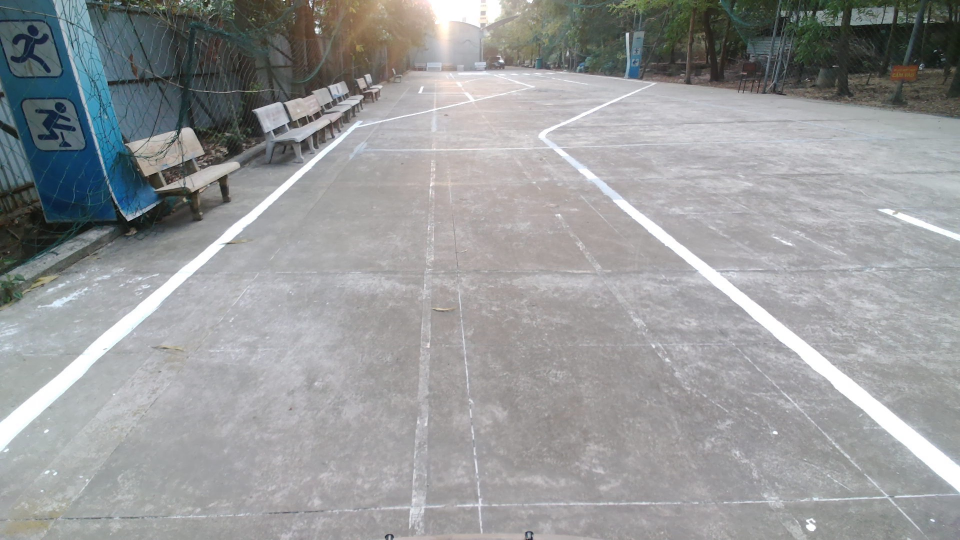
#> input picture lane detect/test_0/frame_0.jpg, 1920 x 1080 px, given in place of test (3).mp4, which was not available (shown at 1/2 size)
$ python main.py   (older library calls are emulated)
#> lines starting #> are read from the running program, lines starting #| are printed output that depends on the picture; pictures that were not available may be replaced by others from this repository, and a replacement may not be noted
import pickle
import time
import cv2
import numpy as np

def undistort(img, cal_dir='camera_calib/cal_pickle.p'):
    with open(cal_dir, mode='rb') as f:
        file = pickle.load(f)
    mtx = file['mtx']
    dist = file['dist']
    dst = cv2.undistort(img, mtx, dist, None, mtx)
    return dst

def pipeline(img, s_thresh=(180, 255), sx_thresh=(60, 255)):
    img = undistort(img)
    hls = cv2.cvtColor(img, cv2.COLOR_RGB2HLS).astype(np.float64)
    l_channel = hls[:, :, 1]
    s_channel = hls[:, :, 2]
    h_channel = hls[:, :, 0]
    sobelx = cv2.Sobel(l_channel, cv2.CV_64F, 1, 1)  # Take the derivative in x
    abs_sobelx = np.absolute(sobelx)  # Absolute x derivative to accentuate lines away from horizontal
    scaled_sobel = np.uint8(255 * abs_sobelx / np.max(abs_sobelx))
    sxbinary = np.zeros_like(scaled_sobel)
    sxbinary[(scaled_sobel >= sx_thresh[0]) & (scaled_sobel <= sx_thresh[1])] = 1
    s_binary = np.zeros_like(s_channel)
    s_binary[(s_channel >= s_thresh[0]) & (s_channel <= s_thresh[1])] = 1
    combined_binary = np.zeros_like(sxbinary)
    combined_binary[(s_binary == 1) | (sxbinary == 1)] = 1
    return combined_binary

def perspective_warp(img,
                     dst_size=(1080, 720),
                     src=np.float32([(0, 0.6), (0.25, 0.32), (0.75, 0.32), (1.05, 0.6)]),
                     dst=np.float32([(0, 0.72), (0, 0), (1.05, 0), (1.05, 0.72)])):
    img_size = np.float32([(img.shape[1], img.shape[0])])
    src = src * img_size
    dst = dst * np.float32(dst_size)
    M = cv2.getPerspectiveTransform(src, dst)
    warped = cv2.warpPerspective(img, M, dst_size)
    return warped

def inv_perspective_warp(img,
                         dst_size=(1080, 720),
                         src=np.float32([(0, 0.72), (0, 0), (1.05, 0), (1.05, 0.72)]),
                         dst=np.float32([(0, 0.6), (0.25, 0.32), (0.75, 0.32), (1.05, 0.6)])):
    img_size = np.float32([(img.shape[1], img.shape[0])])
    src = src * img_size
    dst = dst * np.float32(dst_size)
    M = cv2.getPerspectiveTransform(src, dst)
    warped = cv2.warpPerspective(img, M, dst_size)
    return warped

def get_hist(img):
    hist = np.sum(img[img.shape[0] // 2:, :], axis=0)
    return hist


def sliding_window(img, nwindows=12, margin=70, minpix=100, draw_windows=True):
    out_img = np.dstack((img, img, img)) * 255
    histogram = get_hist(img)
    midpoint = int(histogram.shape[0] // 2)
    leftx_base = np.argmax(histogram[:midpoint])
    rightx_base = np.argmax(histogram[midpoint:]) + midpoint
    window_height = int(img.shape[0] / nwindows)
    nonzero = img.nonzero()
    nonzeroy = np.array(nonzero[0])
    nonzerox = np.array(nonzero[1])
    leftx_current = leftx_base
    rightx_current = rightx_base
    left_lane_inds = []
    right_lane_inds = []

    for window in range(nwindows):
        win_y_low = img.shape[0] - (window + 1) * window_height
        win_y_high = img.shape[0] - window * window_height
        win_xleft_low = leftx_current - margin
        win_xleft_high = leftx_current + margin
        win_xright_low = rightx_current - margin
        win_xright_high = rightx_current + margin
        if draw_windows:
            cv2.rectangle(out_img, (win_xleft_low, win_y_low), (win_xleft_high, win_y_high),
                          (0, 0, 255), 3)
            cv2.rectangle(out_img, (win_xright_low, win_y_low), (win_xright_high, win_y_high),
                          (255, 0, 0), 3)
        good_left_inds = ((nonzeroy >= win_y_low) & (nonzeroy < win_y_high) &
                          (nonzerox >= win_xleft_low) & (nonzerox < win_xleft_high)).nonzero()[0]
        good_right_inds = ((nonzeroy >= win_y_low) & (nonzeroy < win_y_high) &
                           (nonzerox >= win_xright_low) & (nonzerox < win_xright_high)).nonzero()[0]
        left_lane_inds.append(good_left_inds)
        right_lane_inds.append(good_right_inds)
        if len(good_left_inds) > minpix:
            leftx_current = int(np.mean(nonzerox[good_left_inds]))
        if len(good_right_inds) > minpix:
            rightx_current = int(np.mean(nonzerox[good_right_inds]))

    left_lane_inds = np.concatenate(left_lane_inds)
    right_lane_inds = np.concatenate(right_lane_inds)
    leftx = nonzerox[left_lane_inds]
    lefty = nonzeroy[left_lane_inds]
    rightx = nonzerox[right_lane_inds]
    righty = nonzeroy[right_lane_inds]
    left_fit = np.polyfit(lefty, leftx, 2)
    right_fit = np.polyfit(righty, rightx, 2)

    ploty = np.linspace(0, img.shape[0] - 1, img.shape[0])
    left_fitx = left_fit[0] * ploty ** 2 + left_fit[1] * ploty + left_fit[2]
    right_fitx = right_fit[0] * ploty ** 2 + right_fit[1] * ploty + right_fit[2]
    out_img[nonzeroy[left_lane_inds], nonzerox[left_lane_inds]] = [255, 0, 100]
    out_img[nonzeroy[right_lane_inds], nonzerox[right_lane_inds]] = [0, 100, 255]

    return out_img, (left_fitx, right_fitx),(left_fit, right_fit), ploty


def get_curve(img, leftx, rightx):
    # Define conversions in x and y from pixels space to meters
    ym_per_pix = 6 / 720 # meter per pixel
    xm_per_pix = 4 / 930 # meter per pixel
    # Fit new polynomials to left (x,y) and right (x,y) pixel points in world space
    ploty = np.linspace(0, img.shape[0] - 1, img.shape[0])
    left_fitx = leftx[0]*ploty**2 + leftx[1]*ploty + leftx[2]
    right_fitx = rightx[0]*ploty**2 + rightx[1]*ploty + rightx[2]
    left_fit_cr = np.polyfit(ploty * ym_per_pix, left_fitx * xm_per_pix, 2)
    right_fit_cr = np.polyfit(ploty * ym_per_pix, right_fitx * xm_per_pix, 2)
    # Evaluation point
    y_eval = np.max(ploty)

    # Calculate the left and right curvatures
    left_curverad = ((1 + (2 * left_fit_cr[0] * y_eval * ym_per_pix + left_fit_cr[1]) ** 2) ** 1.5) / np.absolute(
        2 * left_fit_cr[0])
    right_curverad = ((1 + (2 * right_fit_cr[0] * y_eval * ym_per_pix + right_fit_cr[1]) ** 2) ** 1.5) / np.absolute(
        2 * right_fit_cr[0])

    # Average curvature of the lane
    average_cur = (left_curverad + right_curverad)/2

    car_pos = img.shape[1] / 2
    l_fit_x_int = left_fit_cr[0] * img.shape[0] ** 2 + left_fit_cr[1] * img.shape[0] + left_fit_cr[2]
    r_fit_x_int = right_fit_cr[0] * img.shape[0] ** 2 + right_fit_cr[1] * img.shape[0] + right_fit_cr[2]
    lane_center_position = (r_fit_x_int + l_fit_x_int) / 2
    center = (car_pos - lane_center_position) * xm_per_pix/10
    return average_cur, center


def draw_lanes(img, left_fit, right_fit):
    ploty = np.linspace(0, img.shape[0] - 1, img.shape[0])
    color_img = np.zeros_like(img)
    offset = 400

    if left_fit is not None and right_fit is not None:
        # Both lanes detected
        left = np.array([np.transpose(np.vstack([left_fit, ploty]))])
        right = np.array([np.flipud(np.transpose(np.vstack([right_fit, ploty])))])
        points = np.hstack((left, right))
        cv2.fillPoly(color_img, np.int_(points), (0, 255, 0))
    elif right_fit is not None and left_fit is None:
        # Only right lane detected, offset its position to simulate the left lane
        right_lane_offset = right_fit - offset
        left = np.array([np.transpose(np.vstack([right_lane_offset, ploty]))])
        right = np.array([np.flipud(np.transpose(np.vstack([right_fit, ploty])))])
        points = np.hstack((left, right))
        cv2.fillPoly(color_img, np.int_(points), (0, 255, 0))

    inv_perspective = inv_perspective_warp(color_img)
    inv_perspective = cv2.addWeighted(img, 1, inv_perspective, 0.3, 0)
    return inv_perspective

def vid_pipeline(img):
    gray = cv2.cvtColor(img, cv2.COLOR_BGR2GRAY)
    img_ = pipeline(img)
    img_ = perspective_warp(img_)
    out_img, curve_x,curves, ploty = sliding_window(img_, draw_windows=False)
    curverad,lane_curve = get_curve(img, curves[0], curves[1])
    img = draw_lanes(img, curve_x[0], curve_x[1])
    font = cv2.FONT_HERSHEY_SIMPLEX
    cv2.putText(img, 'Lane Curvature: {:.0f} m'.format(curverad), (450, 50), font, 0.7, (0, 255, 255), 2)
    cv2.putText(img, 'Vehicle offset: {:.4f} m'.format(lane_curve), (450, 80), font, 0.7, (0, 255, 255), 2)
    return out_img,img, gray

video_path = 'test (3).mp4'
cap = cv2.VideoCapture(video_path)

while True:
    start_time = time.time()
    ret, img = cap.read()
#> img is the input picture: shape (1080, 1920, 3); mean B, G, R 154.2, 153.3, 151.5
    if ret:
        img = cv2.resize(img, (1080, 720), interpolation=cv2.INTER_AREA)
#> img: shape (720, 1080, 3)
        out,kp, detection_gray = vid_pipeline(img)
#> (reads lane detect/camera_calib/cal_pickle.p from the repository)
#> in pipeline, `h_channel = hls[:, :, 0]`:
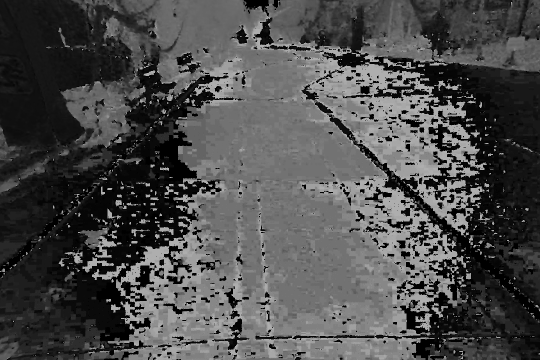
#> h_channel: shape (720, 1080) float64 (shown at 1/2 size); min 0, max 178, mean 75.6
#> in pipeline, `sobelx = cv2.Sobel(l_channel, cv2.CV_64F, 1, 1)`:
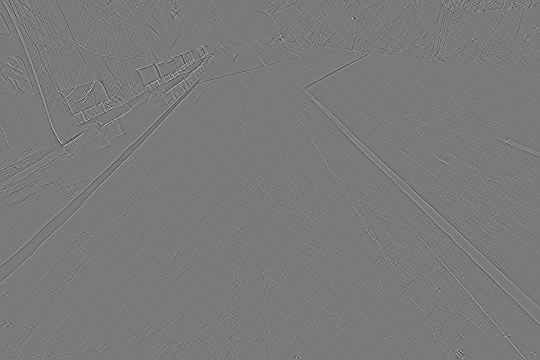
#> sobelx: shape (720, 1080) float64 (shown at 1/2 size); min -119, max 129, mean 0; drawn with min black and max white
#> in vid_pipeline, `img_ = pipeline(img)`:
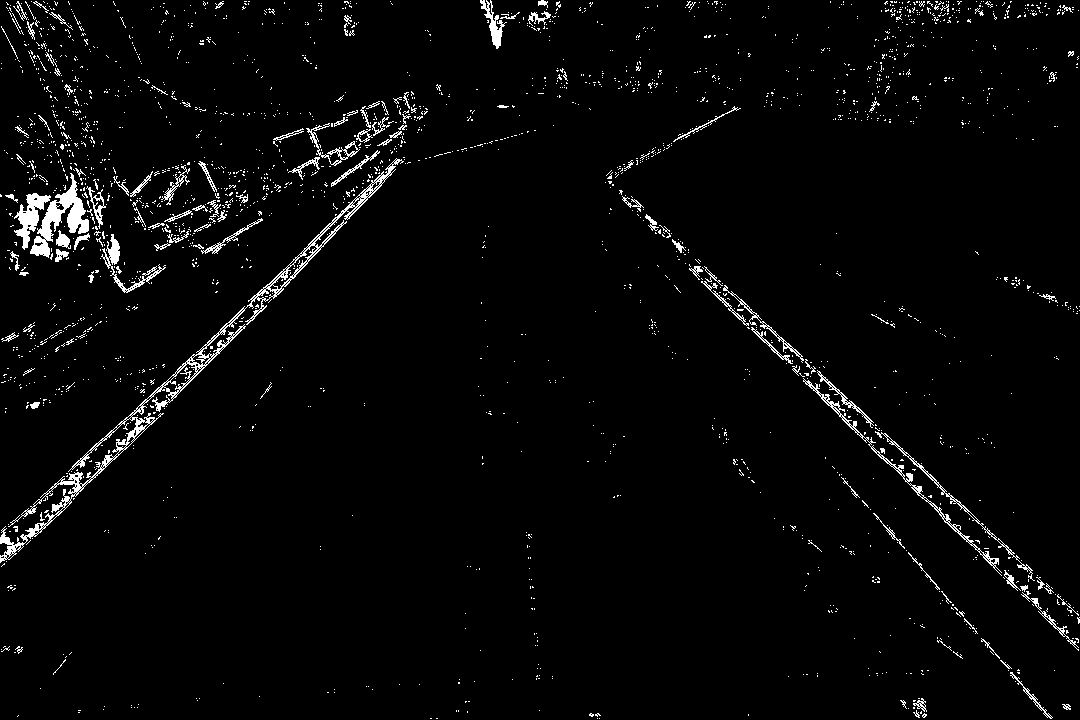
#> img_: shape (720, 1080); values 0 (black) and 1 (white), 2.9% white in thin lines or dots
#> in perspective_warp, `src = src * img_size`: src = [[0, 432], [270, 230.4], [810, 230.4], [1134, 432]]
#> in perspective_warp, `dst = dst * np.float32(dst_size)`: dst = [[0, 518.4], [0, 0], [1134, 0], [1134, 518.4]]
#> in perspective_warp, `M = cv2.getPerspectiveTransform(src, dst)`: M = [[-8.17, -10.94, 4725], [8.02e-16, -21, 4838.4], [1.86e-18, -0.0212, 1]]
#> in get_hist, `hist = np.sum(img[img.shape[0] // 2:, :], axis=0)`: hist = 1080 values, max 195 at index 137, min 0 at index 13, mean 6.98
#> in sliding_window, `histogram = get_hist(img)`: histogram has the same summary as hist in get_hist
#> in sliding_window, `leftx_base = np.argmax(histogram[:midpoint])`: leftx_base = 137
#> in sliding_window, `rightx_base = np.argmax(histogram[midpoint:]) + midpoint`: rightx_base = 869
#> in sliding_window, `nonzero = img.nonzero()`: nonzero = 17896 positions, rows 0 to 719, columns 0 to 1079
#> in sliding_window, `nonzeroy = np.array(nonzero[0])`: nonzeroy = 17896 values from 0 to 719
#> in sliding_window, `nonzerox = np.array(nonzero[1])`: nonzerox = 17896 values, max 1079 at index 8655, min 0 at index 12877, mean 430.8
#> in sliding_window, `leftx_current = leftx_base`: leftx_current = 137
#> in sliding_window, `rightx_current = rightx_base`: rightx_current = 869
#> the loop in sliding_window, `for window in range(nwindows):` made 12 passes
#> (win_xleft_low, win_xleft_high, win_xright_low, win_xright_high, leftx_current, rightx_current) on passes 2 to 9: (67, 207, 781, 921, 127, 865), (57, 197, 795, 935, 125, 868), (55, 195, 798, 938, 127, 868), (57, 197, 798, 938, 122, 863), (52, 192, 793, 933, 126, 856), (56, 196, 786, 926, 127, 848), (57, 197, 778, 918, 127, 842), (57, 197, 772, 912, 127, 833)
#> after the loop in sliding_window, `for window in range(nwindows):`: left_lane_inds = 12 items
#> in sliding_window, `left_lane_inds = np.concatenate(left_lane_inds)`: left_lane_inds = 9933 values, max 17767 at index 11, min 0 at index 8864, mean 8297.4
#> in sliding_window, `right_lane_inds = np.concatenate(right_lane_inds)`: right_lane_inds = 6943 values, max 17895 at index 217, min 18 at index 6470, mean 9706.6
#> in sliding_window, `leftx = nonzerox[left_lane_inds]`: leftx = 9933 values, max 200 at index 9, min 57 at index 2350, mean 126.7
#> in sliding_window, `lefty = nonzeroy[left_lane_inds]`: lefty = 9933 values, max 690 at index 10, min 0 at index 8864, mean 294.9
#> in sliding_window, `rightx = nonzerox[right_lane_inds]`: rightx = 6943 values, max 937 at index 1886, min 765 at index 5583, mean 849.2
#> in sliding_window, `righty = nonzeroy[right_lane_inds]`: righty = 6943 values, max 719 at index 217, min 0 at index 6470, mean 346.3
#> in sliding_window, `left_fit = np.polyfit(lefty, leftx, 2)`: left_fit = [-3.36e-06, 0.000561, 126.9]
#> in sliding_window, `right_fit = np.polyfit(righty, rightx, 2)`: right_fit = [-7.59e-05, 0.128, 816.5]
#> in sliding_window, `left_fitx = left_fit[0] * ploty ** 2 + left_fit[1] * ploty + left_fit[2]`: left_fitx = 720 values, max 126.9 at index 83, min 125.6 at index 719, mean 126.5
#> in sliding_window, `right_fitx = right_fit[0] * ploty ** 2 + right_fit[1] * ploty + right_..`: right_fitx = 720 values from 816.5 to 869.5
#> in sliding_window, `out_img[nonzeroy[right_lane_inds], nonzerox[right_lane_inds]] = [0, 10..`:
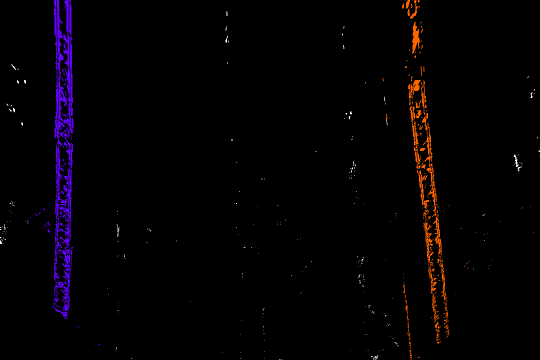
#> out_img: shape (720, 1080, 3) (shown at 1/2 size); mean of channels 0, 1, 2 3.6, 1.2, 3.9; drawn as B, G, R
#> in vid_pipeline, `out_img, curve_x,curves, ploty = sliding_window(img_, draw_windows=Fal..`: curves = ([-3.36e-06, 0.000561, 126.9], [-7.59e-05, 0.128, 816.5]); ploty = 720 values from 0 to 719
#> in get_curve, `right_fitx = rightx[0]*ploty**2 + rightx[1]*ploty + rightx[2]`: right_fitx = 720 values from 816.5 to 869.5
#> in get_curve, `left_fit_cr = np.polyfit(ploty * ym_per_pix, left_fitx * xm_per_pix, 2)`: left_fit_cr = [-0.000208, 0.000289, 0.546]
#> in get_curve, `right_fit_cr = np.polyfit(ploty * ym_per_pix, right_fitx * xm_per_pix,..`: right_fit_cr = [-0.0047, 0.0662, 3.51]
#> in get_curve, `left_curverad = ((1 + (2 * left_fit_cr[0] * y_eval * ym_per_pix + left..`: left_curverad = 2403.5
#> in get_curve, `right_curverad = ((1 + (2 * right_fit_cr[0] * y_eval * ym_per_pix + ri..`: right_curverad = 106.4
#> in get_curve, `average_cur = (left_curverad + right_curverad)/2`: average_cur = 1254.9
#> in get_curve, `l_fit_x_int = left_fit_cr[0] * img.shape[0] ** 2 + left_fit_cr[1] * im..`: l_fit_x_int = -107.1
#> in get_curve, `r_fit_x_int = right_fit_cr[0] * img.shape[0] ** 2 + right_fit_cr[1] * ..`: r_fit_x_int = -2386.1
#> in get_curve, `lane_center_position = (r_fit_x_int + l_fit_x_int) / 2`: lane_center_position = -1246.6
#> in get_curve, `center = (car_pos - lane_center_position) * xm_per_pix/10`: center = 0.768
#> in vid_pipeline, `curverad,lane_curve = get_curve(img, curves[0], curves[1])`: curverad = 1254.9; lane_curve = 0.768
#> in draw_lanes, `left = np.array([np.transpose(np.vstack([left_fit, ploty]))])`: left = 720 pairs, first value 125.6 to 126.9, second value 0 to 719
#> in draw_lanes, `right = np.array([np.flipud(np.transpose(np.vstack([right_fit, ploty])..`: right = 720 pairs, first value 816.5 to 869.5, second value 0 to 719
#> in draw_lanes, `points = np.hstack((left, right))`: points = 1440 pairs, first value 125.6 to 869.5, second value 0 to 719
#> in draw_lanes, `cv2.fillPoly(color_img, np.int_(points), (0, 255, 0))`:
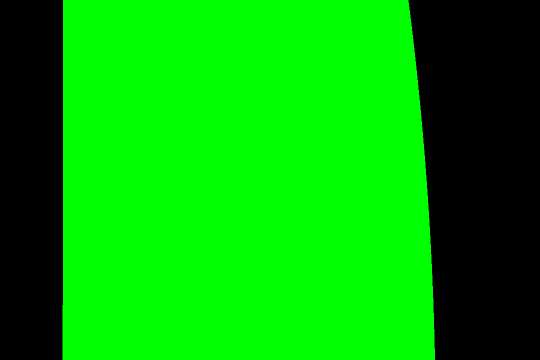
#> color_img: shape (720, 1080, 3) (shown at 1/2 size); mean of channels 0, 1, 2 0, 171, 0; drawn as B, G, R
#> in inv_perspective_warp, `src = src * img_size`: src = [[0, 518.4], [0, 0], [1134, 0], [1134, 518.4]]
#> in inv_perspective_warp, `dst = dst * np.float32(dst_size)`: dst = [[0, 432], [270, 230.4], [810, 230.4], [1134, 432]]
#> in inv_perspective_warp, `M = cv2.getPerspectiveTransform(src, dst)`: M = [[0.476, -0.521, 270], [0, -0.0476, 230.4], [0, -0.00101, 1]]
#> in vid_pipeline, `font = cv2.FONT_HERSHEY_SIMPLEX`: font = 0
        cv2.putText(kp, f'Processing Time: {round((time.time() - start_time), 3)} Seconds', (450, 110),
                    cv2.FONT_HERSHEY_SIMPLEX, 0.7, (0, 255, 255), 2)
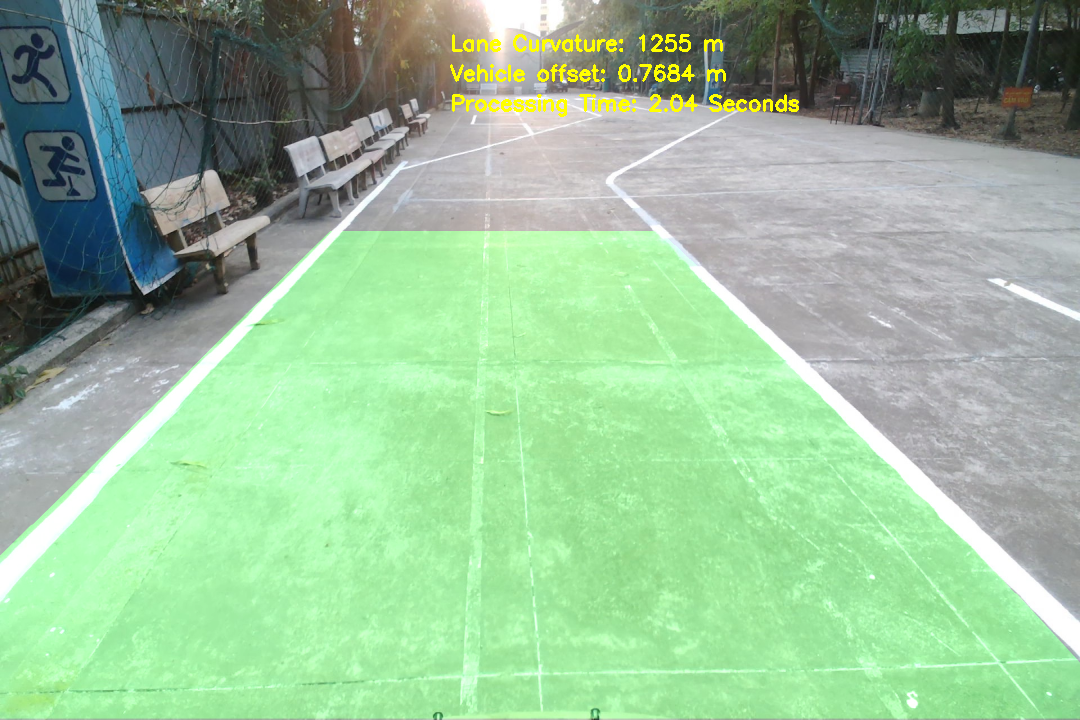
#> kp: shape (720, 1080, 3); mean B, G, R 153.1, 190.2, 152.3
        cv2.imshow('Lane Detection',kp)
        k = cv2.waitKey(30) & 0xff
#> (key Esc is pressed here)
        if k == 27:
            break

cap.release()
cv2.destroyAllWindows()
